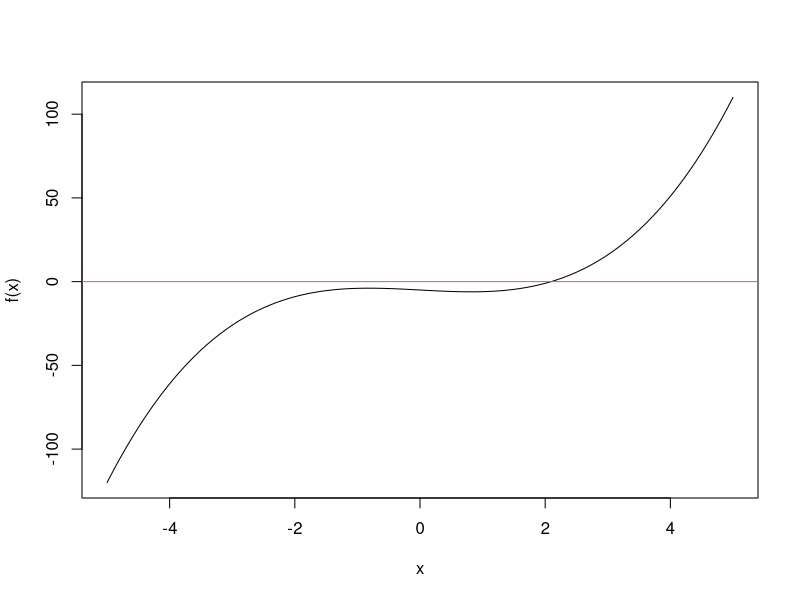
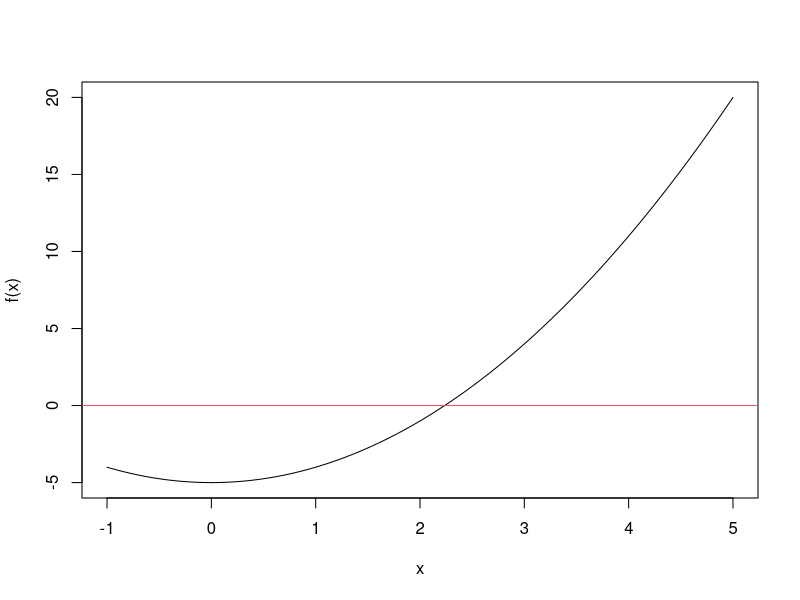
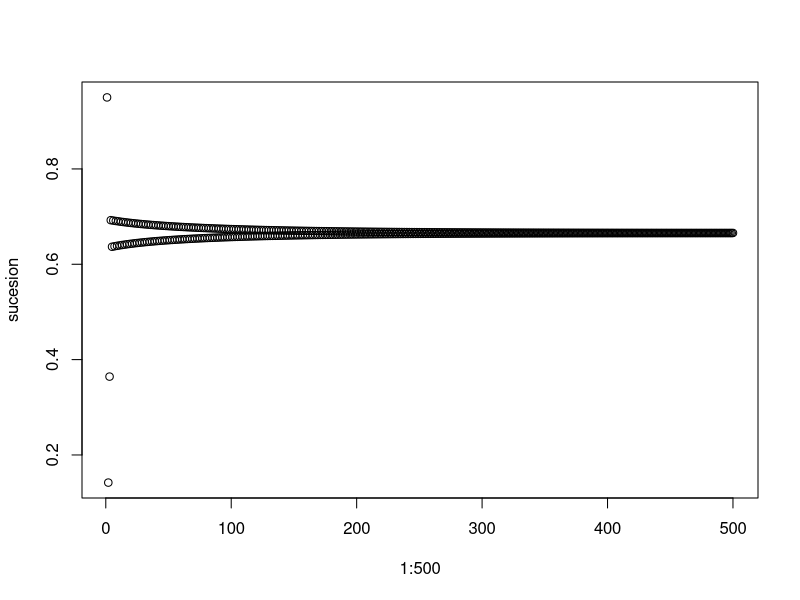

The R source for these figures, in order:
# Sesion 07/04/2022
# Sergio Quijano Rey
# sergioquijano@correo.ugr.es
#
# NOTA: como estamos mostrando mensajes por pantalla, lo recomendable es ejecutar o bien el script
# por lineas en un REPL o bien ejecutar todo el script usando `R --no-echo -f Sesion05-31-03-2022.r`
# para evitar que se muestren por pantalla tambien las lineas de codigo, haciendo que los mensajes
# por pantalla sean ilegibles

# EJERCICIO 1.2
#================================================================================

message("EJERCICIO 1.2")
message("#================================================================================")
message("")

# Repite el proceso anterior ahora para encontrar una raíz de f (x) = x3 − 2x − 5 en
# el intervalo (−5, 5). Comienza representando la función en dicho intervalo y observa la
# dicultad que puede tener el problema. Después implementa una a una las iteraciones
# eligiendo primero como valor inicial un valor cercano a la verdadera raíz y luego otro
# más alejado. ¾Qué observas?


# Definimos la funcion y la representamos graficamente
# El problema es que la función tiene máximos y mínimos relativos a la izquierda de la raiz, y por
# tanto la derivada se puede anular, ocasionando problemas en el algoritmo
f <- function(x) x^3 - 2*x -5
curve(f, -5, 5)
abline(h = 0, col = 2)

# Definimos la derivada de la funcion
f.prima<-function(x) 3*x^2 - 2

# Valor inicial
# Lo elegimos lo suficientemente cercana a la raiz
x0 <- 2
message("Valor inicial: ", x0)
message("")

# Iteramos el proceso mostrando como avanza el algoritmo

x1 <- x0-f(x0)/f.prima(x0)
message("Valor tras la primera iteracion: ", x1)
message("")

x2<-x1-f(x1)/f.prima(x1)
message("Valor tras la segunda iteracion: ", x2)
message("")

x3<-x2-f(x2)/f.prima(x2)
message("Valor tras la tercera iteracion: ", x3)
message("")

x4<-x3-f(x3)/f.prima(x3)
message("Valor tras la cuarta iteracion: ", x4)
message("")


# Repetimos el proceso usando un valor inicial más alejado
# Lo elegimos lo suficientemente cercana a la raiz
x0 <- -3
message("Repetimos el proceso escogiendo un valor inicial mas alejado")
message("Valor inicial: ", x0)
message("")

# Iteramos el proceso mostrando como avanza el algoritmo

x1 <- x0-f(x0)/f.prima(x0)
message("Valor tras la primera iteracion: ", x1)
message("")

x2<-x1-f(x1)/f.prima(x1)
message("Valor tras la segunda iteracion: ", x2)
message("")

x3<-x2-f(x2)/f.prima(x2)
message("Valor tras la tercera iteracion: ", x3)
message("")

x4<-x3-f(x3)/f.prima(x3)
message("Valor tras la cuarta iteracion: ", x4)
message("")

x5<-x4-f(x4)/f.prima(x4)
message("Valor tras la quinta iteracion: ", x5)
message("")

# Vemos que converge y que, al estar mas lejos, necesita mas iteraciones

# Repetimos el proceso usando un valor inicial más alejado
# Lo elegimos lo suficientemente cercana a la raiz
x0 <- -4
message("Repetimos el proceso escogiendo un valor inicial mas alejado")
message("Valor inicial: ", x0)
message("")

# Iteramos el proceso mostrando como avanza el algoritmo

x1 <- x0-f(x0)/f.prima(x0)
message("Valor tras la primera iteracion: ", x1)
message("")

x2<-x1-f(x1)/f.prima(x1)
message("Valor tras la segunda iteracion: ", x2)
message("")

x3<-x2-f(x2)/f.prima(x2)
message("Valor tras la tercera iteracion: ", x3)
message("")

x4<-x3-f(x3)/f.prima(x3)
message("Valor tras la cuarta iteracion: ", x4)
message("")

x5<-x4-f(x4)/f.prima(x4)
message("Valor tras la quinta iteracion: ", x5)
message("")

x6<-x5-f(x5)/f.prima(x5)
message("Valor tras la sexta iteracion: ", x6)
message("")

x7<-x6-f(x6)/f.prima(x6)
message("Valor tras la septima iteracion: ", x7)
message("")

xn <- x7
xn <-xn-f(xn)/f.prima(xn)
message("Valor tras la octava iteracion: ", xn)
message("")

xn <-xn-f(xn)/f.prima(xn)
message("Valor tras la novena iteracion: ", xn)
message("")

xn <-xn-f(xn)/f.prima(xn)
message("Valor tras la decima iteracion: ", xn)
message("")

xn <-xn-f(xn)/f.prima(xn)
message("Valor tras la undecima iteracion: ", xn)
message("")

# En este caso no converge. Estamos demasiado alejados de la solucion

# Funcion que implementa el metodo NR
algoritmo.NR <- function(f, f.prima, x0, tol, nmax) {

    # Partimos del valor inicial
    xn <- x0

    for(it in 1:nmax) {

        # Computamos el nuevo valor y la tolerancia alcanzada
        new_value <- xn - (f(xn) / f.prima(xn))
        curr_tol <- abs(new_value - xn)

        # Ahora que ya hemos computado la tolerancia, podemos asignar a la variable raiz su nuevo
        # valor
        xn <- new_value

        # Si la tolerancia esta por debajo de cierto umbral, devolvemos
        if(curr_tol < tol) {
            return(list(raiz = xn, tol = curr_tol, iteraciones = it))
        }
    }

    # Se han agotado todas las iteraciones sin estar por debajo de la tolerancia
    # Mostramos un mensaje de advertencia y devolvemos los valores
    warning("Se agotaron todas las iteraciones sin bajar de la tolerancia dada")
    return(list(raiz = xn, tol = curr_tol, iteraciones = nmax))
}

# Comprobamos el funcionamiento de la funcion

resultado <- algoritmo.NR(
    function(x) x^2 - 5,
    function(x) 2 * x,
    2,
    0.000001,
    10000
)

message("El resultado obtenido para la primera funcion es:")
print(resultado)
message("")

resultado <- algoritmo.NR(
    function(x) x^3 - 2*x -5,
    function(x) 3*x^2 - 2,
    2,
    0.00001,
    1000
)

message("El resultado obtenido para la segunda funcion es:")
print(resultado)
message("")

# Redefinimos la funcion para añadir las comprobaciones

# Funcion que implementa el metodo NR
algoritmo.NR <- function(f, f.prima, x0, tol, nmax) {

    # Comprobaciones de seguridad
    if(missing(f) || missing(f.prima) || missing(x0) || missing(tol) || missing(nmax)){
        warning("No has pasado todos los argumentos necesarios de la funcion")
        warning("Se devuelve NA")
        return(NA)
    }

    if(is.function(f) == FALSE){
        warning("El argumento f debe ser una funcion")
        warning("Se devuelve NA")
        return(NA)
    }

    if(is.function(f.prima) == FALSE){
        warning("El argumento f.prima debe ser una funcion")
        warning("Se devuelve NA")
        return(NA)
    }

    if(is.numeric(x0) == FALSE || is.numeric(tol) == FALSE || is.numeric(nmax) == FALSE){
        warning("Los parametros x0, tol y nmax deben ser numericos")
        warning("Se devuelve NA")
        return(NA)
    }

    # Partimos del valor inicial
    xn <- x0

    for(it in 1:nmax) {

        # Computamos el nuevo valor y la tolerancia alcanzada
        new_value <- xn - (f(xn) / f.prima(xn))
        curr_tol <- abs(new_value - xn)

        # Ahora que ya hemos computado la tolerancia, podemos asignar a la variable raiz su nuevo
        # valor
        xn <- new_value

        # Si la tolerancia esta por debajo de cierto umbral, devolvemos
        if(curr_tol < tol) {
            return(list(raiz = xn, tol = curr_tol, iteraciones = it))
        }
    }

    # Se han agotado todas las iteraciones sin estar por debajo de la tolerancia
    # Mostramos un mensaje de advertencia y devolvemos los valores
    warning("Se agotaron todas las iteraciones sin bajar de la tolerancia dada")
    return(list(raiz = xn, tol = curr_tol, iteraciones = nmax))
}

# Comprobamos su funcionamiento

message("Comprobamos la funcion con filtros")
message("")

message("Lanzando la funcion sin parametros")
res <- algoritmo.NR()
message("Resultado obtenido:")
print(res)
message("")

message("Lanzando la funcion con parametros con tipos incorrectos")
res <- algoritmo.NR(2, 3, 4, 5, 6)
message("Resultado obtenido:")
print(res)
message("")


# Redefinimos la funcion para añadir la muestra de los graficos

# Funcion que implementa el metodo NR
algoritmo.NR <- function(f, f.prima, x0, tol, nmax, dibuja = TRUE) {

    # Comprobaciones de seguridad
    if(missing(f) || missing(f.prima) || missing(x0) || missing(tol) || missing(nmax)){
        warning("No has pasado todos los argumentos necesarios de la funcion")
        warning("Se devuelve NA")
        return(NA)
    }

    if(is.function(f) == FALSE){
        warning("El argumento f debe ser una funcion")
        warning("Se devuelve NA")
        return(NA)
    }

    if(is.function(f.prima) == FALSE){
        warning("El argumento f.prima debe ser una funcion")
        warning("Se devuelve NA")
        return(NA)
    }

    if(is.numeric(x0) == FALSE || is.numeric(tol) == FALSE || is.numeric(nmax) == FALSE){
        warning("Los parametros x0, tol y nmax deben ser numericos")
        warning("Se devuelve NA")
        return(NA)
    }

    # Empezamos realizando el dibujado
    if(dibuja == TRUE){
        # Tomamos un intervalo de longitud 6 con centro el valor inicial
        curve(f, x0 - 3, x0 + 3)
        abline(h = 0, col = 2)
    }

    # Partimos del valor inicial
    xn <- x0

    for(it in 1:nmax) {

        # Computamos el nuevo valor y la tolerancia alcanzada
        new_value <- xn - (f(xn) / f.prima(xn))
        curr_tol <- abs(new_value - xn)

        # Ahora que ya hemos computado la tolerancia, podemos asignar a la variable raiz su nuevo
        # valor
        xn <- new_value

        # Si la tolerancia esta por debajo de cierto umbral, devolvemos
        if(curr_tol < tol) {
            return(list(raiz = xn, tol = curr_tol, iteraciones = it))
        }
    }

    # Se han agotado todas las iteraciones sin estar por debajo de la tolerancia
    # Mostramos un mensaje de advertencia y devolvemos los valores
    warning("Se agotaron todas las iteraciones sin bajar de la tolerancia dada")
    return(list(raiz = xn, tol = curr_tol, iteraciones = nmax))
}

# Comprobamos la funcion

message("Lanzando la funcion con el dibujado")
resultado <- algoritmo.NR(
    function(x) x^2 - 5,
    function(x) 2 * x,
    2,
    0.000001,
    10000
)
message("Resultado obtenido:")
print(resultado)
message("")


message("Lanzando la funcion sin el dibujado")
resultado <- algoritmo.NR(
    function(x) x^2 - 5,
    function(x) 2 * x,
    2,
    0.000001,
    10000,
    FALSE
)
message("Resultado obtenido:")
print(resultado)
message("")

# EJERCICIO 1.3
#================================================================================

message("EJERCICIO 1.3")
message("#================================================================================")
message("")

# Funcion que implementa el metodo NR
library(numDeriv)
algoritmo.NR <- function(f, f.prima, x0, tol, nmax, dibuja = TRUE) {

    # Comprobaciones de seguridad
    if(missing(f) || missing(x0) || missing(tol) || missing(nmax)){
        warning("No has pasado todos los argumentos necesarios de la funcion")
        warning("Se devuelve NA")
        return(NA)
    }

    # Si no se pasa f.prima, se usa la derivacion numerica
    if(missing(f.prima)) {
        message("Estamos usando derivacion numerica")
        f.prima <- function(x) genD(func = f, x = x)$D[1]
    }

    if(is.function(f) == FALSE){
        warning("El argumento f debe ser una funcion")
        warning("Se devuelve NA")
        return(NA)
    }

    if(is.function(f.prima) == FALSE){
        warning("El argumento f.prima debe ser una funcion")
        warning("Se devuelve NA")
        return(NA)
    }

    if(is.numeric(x0) == FALSE || is.numeric(tol) == FALSE || is.numeric(nmax) == FALSE){
        warning("Los parametros x0, tol y nmax deben ser numericos")
        warning("Se devuelve NA")
        return(NA)
    }

    # Empezamos realizando el dibujado
    if(dibuja == TRUE){
        # Tomamos un intervalo de longitud 6 con centro el valor inicial
        curve(f, x0 - 3, x0 + 3)
        abline(h = 0, col = 2)
    }

    # Partimos del valor inicial
    xn <- x0

    for(it in 1:nmax) {

        # Computamos el nuevo valor y la tolerancia alcanzada
        new_value <- xn - (f(xn) / f.prima(xn))
        curr_tol <- abs(new_value - xn)

        # Ahora que ya hemos computado la tolerancia, podemos asignar a la variable raiz su nuevo
        # valor
        xn <- new_value

        # Si la tolerancia esta por debajo de cierto umbral, devolvemos
        if(curr_tol < tol) {
            return(list(raiz = xn, tol = curr_tol, iteraciones = it))
        }
    }

    # Se han agotado todas las iteraciones sin estar por debajo de la tolerancia
    # Mostramos un mensaje de advertencia y devolvemos los valores
    warning("Se agotaron todas las iteraciones sin bajar de la tolerancia dada")
    return(list(raiz = xn, tol = curr_tol, iteraciones = nmax))
}

# Comprobamos la funcion anterior con distintas funciones matematicas

message("Probando la primera funcion con derivacion numerica")
resultado <- algoritmo.NR(
    f = function(x) x^2 - 5,
    x0 = 2,
    tol = 0.000001,
    nmax = 10000,
    dibuja = FALSE
)
message("Resultado obtenido:")
print(resultado)
message("")

message("Probando la segunda funcion con derivacion numerica")
resultado <- algoritmo.NR(
    f = function(x) x^3 - 2*x -5,
    x0 = 2,
    tol = 0.000001,
    nmax = 10000,
    dibuja = FALSE
)
message("Resultado obtenido:")
print(resultado)
message("")

message("Probando la tercera funcion con derivacion numerica")
resultado <- algoritmo.NR(
    f = function(x) exp(2*x) - x - 6,
    x0 = 3,
    tol = 0.000001,
    nmax = 10000,
    dibuja = FALSE,
)
message("Resultado obtenido:")
print(resultado)
message("")

# REALIZAMOS LAS COMPARACIONES CON UNIROOT
# Voy a usar la siguiente funcion para comprobar que los valores obtenidos con ambas funciones
# coinciden aproximadamente:

# Comprobamos que dos numeros flotantes sean el mismo, con cierta tolerancia
# En caso de que no sean iguales, mostramos un mensaje de error e interrumpimos la ejecucion del
# programa
assert_double_eq <- function(msg, first_val, second_val, eps = 0.001) {
    cond <- abs(first_val - second_val) < eps
    if(cond == FALSE) {
        warning(first_val, " != ", second_val)
        stop(msg)
    }
}

# Comprobamos que dos elementos comparables con el operador == son eferectivamente iguales
assert_eq <- function(msg, first_val, second_val) {
    cond <- first_val == second_val
    if(cond == FALSE) {
        warning(first_val, " != ", second_val)
        stop(msg)
    }
}


message("Comparando uniroot vs nuestra implementacion en la primera funcion con derivacion numerica")


# --> Primer Caso
curr_f <- function(x) x^2 - 5
xo <- 2

resultado <- algoritmo.NR(
    f = curr_f,
    x0 = x0,
    tol = 0.000001,
    nmax = 10000,
    dibuja = FALSE
)
resultado_uniroot <- uniroot(curr_f, c(x0 - 3, x0 + 3))

# Realizamos la comprobacion usando la funcionalidad de asercion antes de mostrar los mensajes
assert_double_eq("Comprobando dos funcionalidades en el primer caso", resultado$raiz, resultado_uniroot$root, 1e-5)

message("Primer caso: resultado obtenido con nuestra funcion:")
print(resultado$raiz)
message("")
message("Primer caso: obtenido con uniroot funcion:")
print(resultado_uniroot$root)
message("")
message("")

# --> Segundo Caso
xo <- 2
curr_f <- function(x) x^3 - 2*x -5

resultado <- algoritmo.NR(
    f = curr_f,
    x0 = x0,
    tol = 0.000001,
    nmax = 10000,
    dibuja = FALSE
)
resultado_uniroot <- uniroot(curr_f, c(x0 - 10, x0 + 10))

# Realizamos la comprobacion usando la funcionalidad de asercion antes de mostrar los mensajes
assert_double_eq("Comprobando dos funcionalidades en el tercer caso", resultado$raiz, resultado_uniroot$root, 1e-5)

message("Segundo caso: resultado obtenido con nuestra funcion:")
print(resultado$raiz)
message("")
message("Segundo caso: obtenido con uniroot funcion:")
print(resultado_uniroot$root)
message("")
message("")

# --> Tercer Caso
curr_f <- function(x) exp(2*x) - x - 6
x0 = 3

resultado <- algoritmo.NR(
    f = curr_f,
    x0 = x0,
    tol = 0.000001,
    nmax = 10000,
    dibuja = FALSE
)
resultado_uniroot <- uniroot(curr_f, c(x0 - 3, x0 + 3))

# Realizamos la comprobacion usando la funcionalidad de asercion antes de mostrar los mensajes
assert_double_eq("Comprobando dos funcionalidades en el tercer caso", resultado$raiz, resultado_uniroot$root, 1e-4)

message("Tercer caso: resultado obtenido con nuestra funcion:")
print(resultado$raiz)
message("")
message("Tercer caso: obtenido con uniroot funcion:")
print(resultado_uniroot$root)
message("")
message("")


# EJERCICIO Propuesto
#================================================================================

message("EJERCICIO Propuesto")
message("#================================================================================")
message("")

# Calcula los [n] primeros elementos de la sucesion:
#   x_1 = [x1]
#   x_{n+1} = r * x_n (1 - x_n)
diff.eq <- function(x1, r, n) {

    # Lista con los elementos que guardamos
    sucesion <- list()

    # Elemento inicial
    xn <- x1
    sucesion <- c(sucesion, xn)

    # Aplicamos la sucesion
    for(i in 2:n) {
        xn <- r * xn * (1 - xn)
        sucesion <- c(sucesion, xn)
    }

    return(list(xn = xn, sucesion = sucesion))
}

# a ) Ejecuta la función para r = 2 y 0 < x1 < 1. Deberías obtener que xn tiende a
# 0.5 cuando n tiende a innito.
message("a)")
message("")

# Probamos con un ejemplo
x1 <- 0.77
r <- 2.0
n <- 100
res <- diff.eq(x1, r, n)
xn <- res$xn
suc <- res$sucesion
assert_double_eq("Comprobamos la sucesion programada", xn, 0.5, 1e-6)
assert_eq("Comprobamos la longitud de la sucesion programada", length(suc), n)
message("Para x1 = ", x1, ", r = ", r, " n = ", n, " se obtiene x_n = ", xn)
message("")


# Probamos con otro ejemplo
x1 <- 0.25
r <- 2.0
n <- 20
res <- diff.eq(x1, r, n)
xn <- res$xn
suc <- res$sucesion
assert_double_eq("Comprobamos la sucesion programada", xn, 0.5, 1e-6)
assert_eq("Comprobamos la longitud de la sucesion programada", length(suc), n)
message("Para x1 = ", x1, ", r = ", r, " n = ", n, " se obtiene x_n = ", xn)
message("")

# Probamos con otro ejemplo
x1 <- 0.15
r <- 2.0
n <- 10
res <- diff.eq(x1, r, n)
xn <- res$xn
suc <- res$sucesion
assert_double_eq("Comprobamos la sucesion programada", xn, 0.5, 1e-6)
assert_eq("Comprobamos la longitud de la sucesion programada", length(suc), n)
message("Para x1 = ", x1, ", r = ", r, " n = ", n, " se obtiene x_n = ", xn)
message("")

# b ) Representa grácamente los primeros n = 500 de la sucesión para x1 = 0.95 y
# r = 2.99. La gráca la puedes obtener usando la función plot con la sintaxis
# plot(1:500,v), siendo v el vector devuelto por la función.

message("b)")
message("")

message("Mostramos graficamente la sucesion x1 = 0.95, r = 2.99, n = 500")
sucesion <- diff.eq(x1 = 0.95, r = 2.99, n = 500)$suc
plot(1:500, sucesion)

# c ) Escribe una segunda función dif.eq2 con argumentos x1 y r que devuelva una
# lista incluyendo, además del vector anterior (v), el número de iteraciones (n)
# necesarias hasta alcanzar el criterio de convergencia siguiente:
# |xn+1 − xn | < 0.02
# Comprueba tu función evaluándola en x1 = 0.95 y r = 2.99, en cuyo caso
# deberías obtener que n = 84

message("c)")
message("")

diff.eq2 <- function(x1, r) {
    # Lista con los elementos que guardamos
    sucesion <- list()

    # Elemento inicial
    xn <- x1
    sucesion <- c(sucesion, xn)

    # Empezamos con cero iteraciones, porque no contamos xn <- x1 como iteracion
    counter <- 0

    # Condicion de parada que empieza siendo falsa
    stop_cond <- FALSE

    # Aplicamos la sucesion
    while(stop_cond == FALSE) {

        # Aplicamos una nueva iteracion
        # Usamos una variable intermedia para calcular la distancia entre dos terminos consecutivos
        xnext <- r * xn * (1 - xn)
        dist_consec <- abs(xnext - xn)
        counter <- counter + 1

        # Una vez que hemos calculado la distancia podemos hacer la asignacion
        xn <- xnext
        sucesion <- c(sucesion, xn)

        # Comprobamos la condicion de parada
        stop_cond <- dist_consec < 0.02
    }

    return(list(xn = xn, sucesion = as.vector(sucesion), iterations = counter))
}

# Realizamos la comprobacion usando el ejemplo dado en el guion de practicas
x1 <- 0.95
r <- 2.99
n_expected <- 84

# Tomamos el resultado y hacemos una asercion
res <- diff.eq2(x1, r)
assert_eq("Comprobacion de seguridad en la segunda funcion", res$iterations, n_expected)

# Ahora que la asercion ha sido comprobada, mostramos por pantalla los resultados
message("Los resultados de la segunda funcion para x1 = 0.95, r = 2.99 son:")
message("\txn: ", res$xn)
message("\titerations: ", res$iterations)
message("\tsucesion: ")
print(res$sucesion)
message("")
